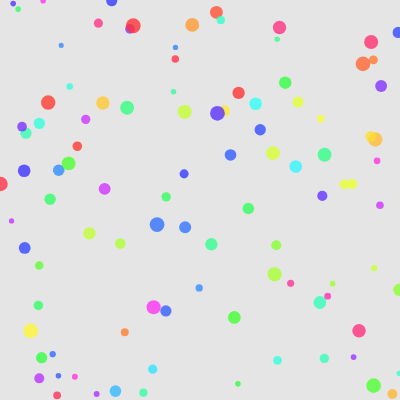
Frame 1 (no input)
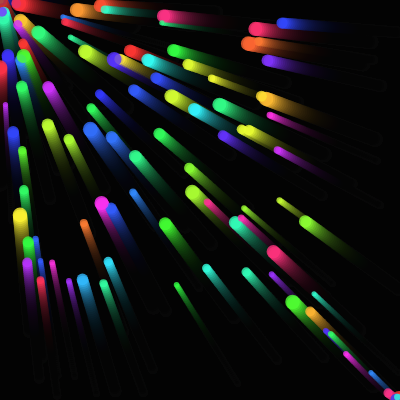
Frame 60 (no input)
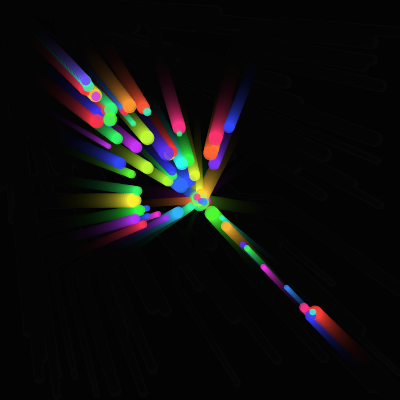
Frame 120 (the mouse pressed at the canvas centre since frame 60)

The p5.js sketch that drew these frames (run headless with seeded random() and noise() and a simulated clock; from frame 60 on, the mouse is pressed at the canvas centre):

// p5.js sketch
// ── sketch.js
let particles = [];
let numParticles = 100;

class Particle {
  constructor() {
    this.pos = createVector(random(width), random(height));
    this.vel = createVector(0, 0);
    this.acc = createVector(0, 0);
    this.maxSpeed = 2;
    this.maxForce = 0.1;
    this.size = random(5, 15);
    this.hue = random(360);
  }

  update() {
    let mouse = createVector(mouseX, mouseY);
    let force = p5.Vector.sub(mouse, this.pos);
    force.setMag(0.5);
    this.acc.add(force);

    this.vel.add(this.acc);
    this.vel.limit(this.maxSpeed);
    this.pos.add(this.vel);
    this.acc.mult(0);

    // Wrap around edges
    if (this.pos.x > width) this.pos.x = 0;
    if (this.pos.x < 0) this.pos.x = width;
    if (this.pos.y > height) this.pos.y = 0;
    if (this.pos.y < 0) this.pos.y = height;
  }

  show() {
    fill(this.hue, 80, 100, 80);
    noStroke();
    circle(this.pos.x, this.pos.y, this.size);
  }
}

function setup() {
  createCanvas(400, 400);
  colorMode(HSB, 360, 100, 100, 100);
  for (let i = 0; i < numParticles; i++) {
    particles.push(new Particle());
  }
}

function draw() {
  background(0, 0, 0, 10); // Semi-transparent black for trails

  for (let p of particles) {
    p.update();
    p.show();
  }
}
